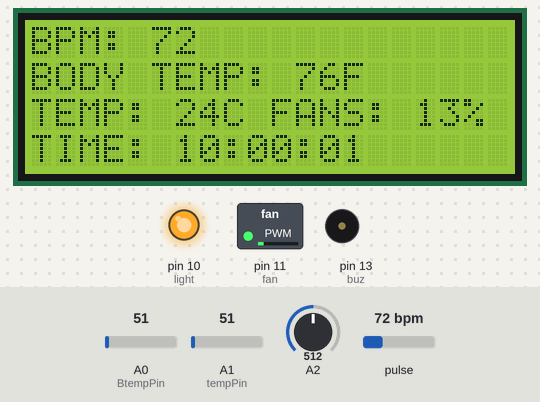
The sketch below on a simulated Arduino Uno, built with avr-gcc and run on an emulated ATmega328P. Parts: 20×4 character LCD, switched loads named in the sketch (green lamp = pin HIGH), output pins drawn as LEDs (lit = HIGH), buzzer (waves = sounding, pin HIGH). Inputs (shaded band) come from the test bench; at power-on: pulse 72 bpm, A0 (BtempPin) = 51, A1 (tempPin) = 51, A2 = 512. The local clock reads 2024-03-15 10:24:30 at power-on unless the sketch sets it.

Above: at 1.2 s.
1.3 s: pulse set to 128 bpm
At 2.0 s:
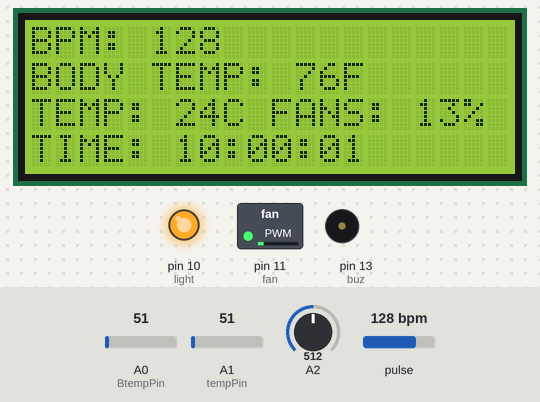
4.4 s: pulse set to 133 bpm
At 5.1 s:
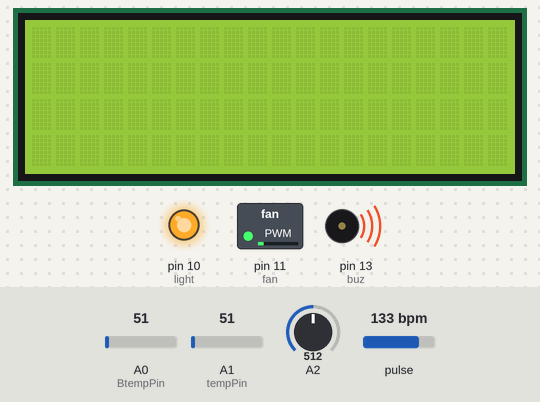
At 6.5 s:
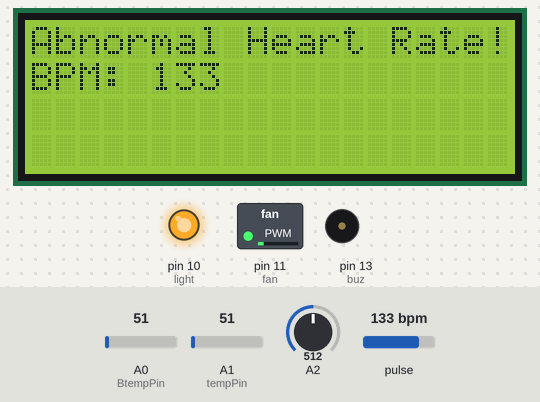
Timing chart, 0 to 13.5 s (numbered marks = the images above; inputs shaded):
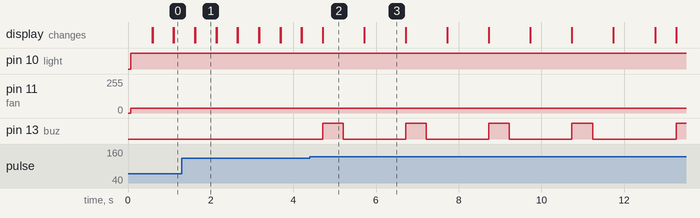

The sketch:

miniproject.ino
```cpp
#define USE_ARDUINO_INTERRUPTS true
#include <DS3231.h>
#include <LiquidCrystal.h>
#include <PulseSensorPlayground.h>
#include <Wire.h>

LiquidCrystal lcd(7,6,5,4,3,2);
DS3231 rtc(SDA, SCL);
Time t;
int buz = 13;
int hrs, mint, scnd;
int tempPin = A1;  //room temperature
int BtempPin = A0;  //body temperature
int fan = 11;
int temp, Btemp;
int tempMin = 22;
int tempMax = 37;
int fanSpeed, fanLCD;
int light = 10;


const int PulseWire = A3;
int Threshold = 550;

PulseSensorPlayground pulseSensor;

void setup() {
  Wire.begin();
  rtc.begin();

  pinMode(fan, OUTPUT);
  pinMode(light, OUTPUT);
  pinMode(tempPin, INPUT);
  pinMode(BtempPin, INPUT);
  pinMode(buz, OUTPUT);

  lcd.begin(20,4);
  Serial.begin(9600);

  rtc.setTime(10,0,0);
  pulseSensor.analogInput(PulseWire);
  pulseSensor.setThreshold(Threshold);
  pulseSensor.begin();

}

void loop()
{
   t = rtc.getTime();
   hrs = t.hour;
   mint = t.min;
   scnd = t.sec;

   //room temperature
   temp = analogRead(tempPin);
   temp = temp * 0.48828125;
   if(temp < tempMin)
   {
       fanSpeed = 0;
       analogWrite(fan, fanSpeed);
       fanLCD=0;
       digitalWrite(fan, LOW);
   }
   if((temp >= tempMin) && (temp <= tempMax))
   {
       fanSpeed = temp;
       fanSpeed=1.5*fanSpeed;
       fanLCD = map(temp, tempMin, tempMax, 0, 100);
       analogWrite(fan, fanSpeed);
   }

  //medicine alarm
   if((hrs == 10 && mint == 01 && scnd == 00) || (hrs == 15 && mint == 00 && scnd == 00)|| (hrs == 20 && mint == 00 && scnd == 00))
   {
    for (int i = 0; i<6; i++)
    {
      digitalWrite(buz,HIGH);
      delay(500);
      digitalWrite(buz,LOW);
      delay(500);
      lcd.setCursor(0,0);
      lcd.print("***Medicine Time***");
      delay(500);
      lcd.clear();
    }

    //printing all the medicines to take in LCD
      lcd.setCursor(0,0);
      lcd.print("Medicine List: ");
      lcd.setCursor(0,1);
      lcd.print("Paracitamol, Calbo");
      lcd.setCursor(0,2);
      lcd.print("Calcitrol");
      delay(1000);
      lcd.clear();

   }


   //heartbeat

      int myBPM = pulseSensor.getBeatsPerMinute();
      if((myBPM>130 || myBPM<40) && myBPM!=0)
      {
        for (int i = 0; i<4; i++)
        {
          digitalWrite(buz,HIGH);
          delay(500);
          digitalWrite(buz,LOW);
          delay(500);
          lcd.clear();
          lcd.setCursor(0,0);
          lcd.print("Abnormal Heart Rate!");
          lcd.setCursor(0,1);
          lcd.print("BPM: ");
          lcd.print(myBPM);
          delay(1000);
          lcd.clear();
        }

      }

   //body temperature
     Btemp = analogRead(BtempPin);
     Btemp = (Btemp * 0.48828125*1.8) + 32.0;
     if(Btemp>99)
     {
      for (int i = 0; i<4; i++)
        {
          digitalWrite(buz,HIGH);
          delay(500);
          digitalWrite(buz,LOW);
          delay(500);
          lcd.clear();
          lcd.setCursor(0,0);
          lcd.print("Abnormal Temperature");
          lcd.setCursor(0,1);
          lcd.print("TEMP: ");
          lcd.print(Btemp);
          delay(1000);
          lcd.clear();
        }

     }

     //light
     int l = analogRead(A2);
     int b = map(l,0,1023,0,255);
     if(b<220) //its dark
     {
      digitalWrite(light,HIGH);
     }
     if(b>=220)
     {
      digitalWrite(light,LOW);
     }
     if(hrs == 22 && mint == 00 && scnd == 05)
      {
        digitalWrite(light,LOW); //bedtime
      }


   lcd.setCursor(0,0);
   lcd.print("BPM: ");
   lcd.print(myBPM);
   lcd.setCursor(0,1);
   lcd.print("BODY TEMP: ");
   lcd.print(Btemp);
   lcd.print("F ");
   lcd.setCursor(0,2);
   lcd.print("TEMP: ");
   lcd.print(temp);
   lcd.print("C ");
   lcd.print("FANS: ");
   lcd.print(fanLCD);
   lcd.print("%");
   lcd.setCursor(0,3);
   lcd.print("TIME: ");
   lcd.print(rtc.getTimeStr());
   delay(500);
   lcd.clear();
}
```

Measured:
- the behaviour switches between 130 and 131 bpm on pulse (found by bisection; images 1 and 2)
- after the input at 4.4 s, pin 13 (buz): goes 3 × (HIGH 0.50 s, LOW 1.5 s), HIGH 0.50 s, LOW 2.0 s, then HIGH, starting after 0.31 s
- what the display in image 1 shows lasts 0.5 s, from 1.6 s to 2.1 s
- what the display in image 2 shows lasts 1.0 s, from 4.7 s to 5.7 s
